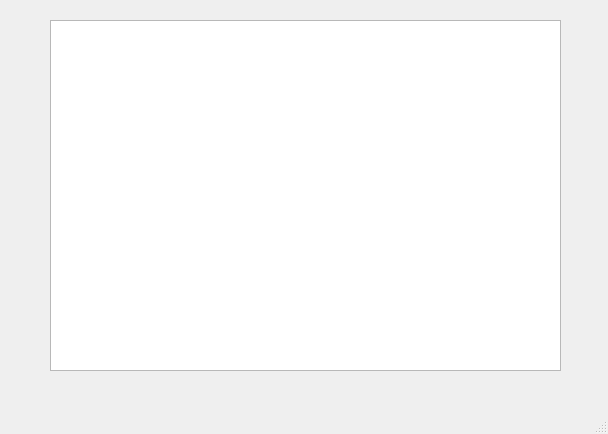
<?xml version="1.0" encoding="UTF-8"?>
<ui version="4.0">
 <class>MainWindow</class>
 <widget class="QMainWindow" name="MainWindow">
  <property name="geometry">
   <rect>
    <x>0</x>
    <y>0</y>
    <width>608</width>
    <height>434</height>
   </rect>
  </property>
  <property name="windowTitle">
   <string>MainWindow</string>
  </property>
  <widget class="QWidget" name="centralwidget">
   <widget class="QTextEdit" name="textEdit">
    <property name="geometry">
     <rect>
      <x>50</x>
      <y>20</y>
      <width>511</width>
      <height>351</height>
     </rect>
    </property>
   </widget>
  </widget>
  <widget class="QMenuBar" name="menubar">
   <property name="geometry">
    <rect>
     <x>0</x>
     <y>0</y>
     <width>608</width>
     <height>21</height>
    </rect>
   </property>
  </widget>
  <widget class="QStatusBar" name="statusbar"/>
 </widget>
 <resources/>
 <connections/>
</ui>
